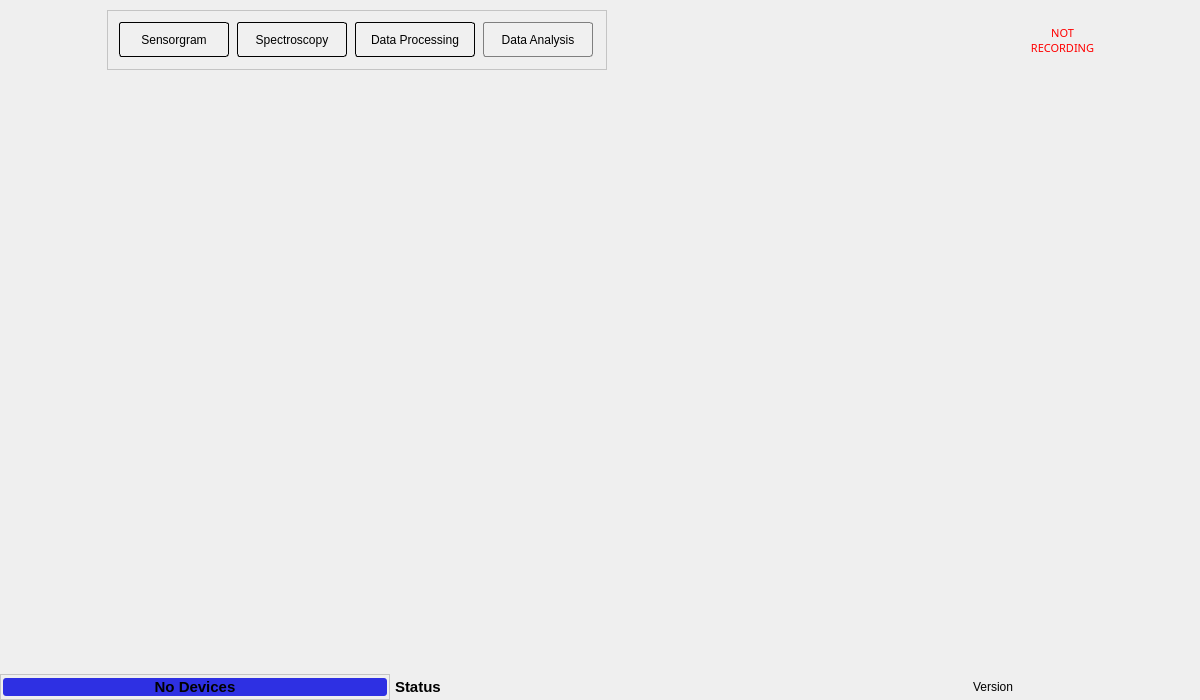
<?xml version="1.0" encoding="UTF-8"?>
<ui version="4.0">
 <class>mainWindow</class>
 <widget class="QWidget" name="mainWindow">
  <property name="geometry">
   <rect>
    <x>0</x>
    <y>0</y>
    <width>1200</width>
    <height>700</height>
   </rect>
  </property>
  <property name="minimumSize">
   <size>
    <width>1200</width>
    <height>700</height>
   </size>
  </property>
  <property name="font">
   <font>
    <family>Segoe UI</family>
   </font>
  </property>
  <property name="windowTitle">
   <string>ezControl Software</string>
  </property>
  <property name="windowIcon">
   <iconset resource="ai.qrc">
    <normaloff>:/img/img/affinite2.ico</normaloff>:/img/img/affinite2.ico</iconset>
  </property>
  <property name="styleSheet">
   <string notr="true"/>
  </property>
  <layout class="QGridLayout" name="gridLayout_2">
   <property name="leftMargin">
    <number>0</number>
   </property>
   <property name="topMargin">
    <number>0</number>
   </property>
   <property name="rightMargin">
    <number>0</number>
   </property>
   <property name="bottomMargin">
    <number>0</number>
   </property>
   <property name="spacing">
    <number>0</number>
   </property>
   <item row="0" column="0">
    <widget class="QFrame" name="main_frame">
     <property name="palette">
      <palette>
       <active>
        <colorrole role="Button">
         <brush brushstyle="SolidPattern">
          <color alpha="255">
           <red>218</red>
           <green>228</green>
           <blue>238</blue>
          </color>
         </brush>
        </colorrole>
        <colorrole role="Base">
         <brush brushstyle="SolidPattern">
          <color alpha="255">
           <red>255</red>
           <green>255</green>
           <blue>255</blue>
          </color>
         </brush>
        </colorrole>
        <colorrole role="Window">
         <brush brushstyle="SolidPattern">
          <color alpha="255">
           <red>254</red>
           <green>254</green>
           <blue>254</blue>
          </color>
         </brush>
        </colorrole>
       </active>
       <inactive>
        <colorrole role="Button">
         <brush brushstyle="SolidPattern">
          <color alpha="255">
           <red>218</red>
           <green>228</green>
           <blue>238</blue>
          </color>
         </brush>
        </colorrole>
        <colorrole role="Base">
         <brush brushstyle="SolidPattern">
          <color alpha="255">
           <red>255</red>
           <green>255</green>
           <blue>255</blue>
          </color>
         </brush>
        </colorrole>
        <colorrole role="Window">
         <brush brushstyle="SolidPattern">
          <color alpha="255">
           <red>254</red>
           <green>254</green>
           <blue>254</blue>
          </color>
         </brush>
        </colorrole>
       </inactive>
       <disabled>
        <colorrole role="Button">
         <brush brushstyle="SolidPattern">
          <color alpha="255">
           <red>218</red>
           <green>228</green>
           <blue>238</blue>
          </color>
         </brush>
        </colorrole>
        <colorrole role="Base">
         <brush brushstyle="SolidPattern">
          <color alpha="255">
           <red>254</red>
           <green>254</green>
           <blue>254</blue>
          </color>
         </brush>
        </colorrole>
        <colorrole role="Window">
         <brush brushstyle="SolidPattern">
          <color alpha="255">
           <red>254</red>
           <green>254</green>
           <blue>254</blue>
          </color>
         </brush>
        </colorrole>
       </disabled>
      </palette>
     </property>
     <property name="styleSheet">
      <string notr="true"/>
     </property>
     <property name="frameShape">
      <enum>QFrame::NoFrame</enum>
     </property>
     <property name="frameShadow">
      <enum>QFrame::Sunken</enum>
     </property>
     <property name="lineWidth">
      <number>0</number>
     </property>
     <layout class="QVBoxLayout" name="verticalLayout">
      <property name="spacing">
       <number>0</number>
      </property>
      <property name="leftMargin">
       <number>0</number>
      </property>
      <property name="topMargin">
       <number>0</number>
      </property>
      <property name="rightMargin">
       <number>0</number>
      </property>
      <property name="bottomMargin">
       <number>0</number>
      </property>
      <item>
       <widget class="QFrame" name="tool_bar">
        <property name="maximumSize">
         <size>
          <width>16777215</width>
          <height>80</height>
         </size>
        </property>
        <property name="font">
         <font>
          <family>Segoe UI</family>
          <pointsize>8</pointsize>
         </font>
        </property>
        <property name="styleSheet">
         <string notr="true"/>
        </property>
        <property name="frameShape">
         <enum>QFrame::NoFrame</enum>
        </property>
        <property name="frameShadow">
         <enum>QFrame::Plain</enum>
        </property>
        <property name="lineWidth">
         <number>0</number>
        </property>
        <layout class="QHBoxLayout" name="horizontalLayout">
         <property name="spacing">
          <number>2</number>
         </property>
         <property name="leftMargin">
          <number>5</number>
         </property>
         <property name="topMargin">
          <number>0</number>
         </property>
         <property name="rightMargin">
          <number>5</number>
         </property>
         <property name="bottomMargin">
          <number>0</number>
         </property>
         <item>
          <widget class="QLabel" name="label">
           <property name="sizePolicy">
            <sizepolicy hsizetype="Preferred" vsizetype="Preferred">
             <horstretch>0</horstretch>
             <verstretch>1</verstretch>
            </sizepolicy>
           </property>
           <property name="minimumSize">
            <size>
             <width>100</width>
             <height>60</height>
            </size>
           </property>
           <property name="maximumSize">
            <size>
             <width>150</width>
             <height>60</height>
            </size>
           </property>
           <property name="frameShape">
            <enum>QFrame::NoFrame</enum>
           </property>
           <property name="frameShadow">
            <enum>QFrame::Raised</enum>
           </property>
           <property name="text">
            <string/>
           </property>
           <property name="pixmap">
            <pixmap resource="ai.qrc">:/img/img/affinite-no-background.png</pixmap>
           </property>
           <property name="scaledContents">
            <bool>true</bool>
           </property>
           <property name="alignment">
            <set>Qt::AlignLeading|Qt::AlignLeft|Qt::AlignTop</set>
           </property>
           <property name="margin">
            <number>0</number>
           </property>
          </widget>
         </item>
         <item>
          <widget class="QFrame" name="frame_2">
           <property name="minimumSize">
            <size>
             <width>500</width>
             <height>40</height>
            </size>
           </property>
           <property name="maximumSize">
            <size>
             <width>600</width>
             <height>60</height>
            </size>
           </property>
           <property name="frameShape">
            <enum>QFrame::StyledPanel</enum>
           </property>
           <property name="frameShadow">
            <enum>QFrame::Raised</enum>
           </property>
           <layout class="QHBoxLayout" name="horizontalLayout_4">
            <item>
             <widget class="QPushButton" name="sensorgram_btn">
              <property name="sizePolicy">
               <sizepolicy hsizetype="Preferred" vsizetype="Fixed">
                <horstretch>0</horstretch>
                <verstretch>0</verstretch>
               </sizepolicy>
              </property>
              <property name="minimumSize">
               <size>
                <width>90</width>
                <height>35</height>
               </size>
              </property>
              <property name="maximumSize">
               <size>
                <width>110</width>
                <height>16777215</height>
               </size>
              </property>
              <property name="font">
               <font>
                <family>Segoe UI</family>
                <pointsize>9</pointsize>
               </font>
              </property>
              <property name="layoutDirection">
               <enum>Qt::LeftToRight</enum>
              </property>
              <property name="autoFillBackground">
               <bool>false</bool>
              </property>
              <property name="styleSheet">
               <string notr="true">QPushButton {

	background-color: rgb(240, 240, 240);
	border: 1px solid;
	border-radius: 3px;

}

QPushButton::hover{
	background: rgb(253, 253, 253);
	border: 1px raised;
	border-radius: 5px;
}</string>
              </property>
              <property name="text">
               <string>Sensorgram</string>
              </property>
              <property name="autoRepeat">
               <bool>false</bool>
              </property>
              <property name="autoExclusive">
               <bool>false</bool>
              </property>
              <property name="autoDefault">
               <bool>false</bool>
              </property>
              <property name="default">
               <bool>false</bool>
              </property>
              <property name="flat">
               <bool>false</bool>
              </property>
             </widget>
            </item>
            <item>
             <widget class="QPushButton" name="spectroscopy_btn">
              <property name="sizePolicy">
               <sizepolicy hsizetype="Preferred" vsizetype="Fixed">
                <horstretch>0</horstretch>
                <verstretch>0</verstretch>
               </sizepolicy>
              </property>
              <property name="minimumSize">
               <size>
                <width>102</width>
                <height>35</height>
               </size>
              </property>
              <property name="maximumSize">
               <size>
                <width>110</width>
                <height>16777215</height>
               </size>
              </property>
              <property name="font">
               <font>
                <family>Segoe UI</family>
                <pointsize>9</pointsize>
               </font>
              </property>
              <property name="layoutDirection">
               <enum>Qt::LeftToRight</enum>
              </property>
              <property name="autoFillBackground">
               <bool>false</bool>
              </property>
              <property name="styleSheet">
               <string notr="true">QPushButton {

	background-color: rgb(240, 240, 240);
	border: 1px solid;
	border-radius: 3px;

}

QPushButton::hover{
	background: rgb(253, 253, 253);
	border: 1px raised;
	border-radius: 5px;
}</string>
              </property>
              <property name="text">
               <string>Spectroscopy</string>
              </property>
              <property name="autoRepeat">
               <bool>false</bool>
              </property>
              <property name="autoExclusive">
               <bool>false</bool>
              </property>
              <property name="autoDefault">
               <bool>false</bool>
              </property>
              <property name="default">
               <bool>false</bool>
              </property>
              <property name="flat">
               <bool>false</bool>
              </property>
             </widget>
            </item>
            <item>
             <widget class="QPushButton" name="data_processing_btn">
              <property name="sizePolicy">
               <sizepolicy hsizetype="Preferred" vsizetype="Fixed">
                <horstretch>0</horstretch>
                <verstretch>0</verstretch>
               </sizepolicy>
              </property>
              <property name="minimumSize">
               <size>
                <width>112</width>
                <height>35</height>
               </size>
              </property>
              <property name="maximumSize">
               <size>
                <width>120</width>
                <height>16777215</height>
               </size>
              </property>
              <property name="font">
               <font>
                <family>Segoe UI</family>
                <pointsize>9</pointsize>
               </font>
              </property>
              <property name="layoutDirection">
               <enum>Qt::LeftToRight</enum>
              </property>
              <property name="autoFillBackground">
               <bool>false</bool>
              </property>
              <property name="styleSheet">
               <string notr="true">QPushButton {

	background-color: rgb(240, 240, 240);
	border: 1px solid;
	border-radius: 3px;

}

QPushButton::hover{
	background: rgb(253, 253, 253);
	border: 1px raised;
	border-radius: 5px;
}</string>
              </property>
              <property name="text">
               <string>Data Processing</string>
              </property>
              <property name="autoRepeat">
               <bool>false</bool>
              </property>
              <property name="autoExclusive">
               <bool>false</bool>
              </property>
              <property name="autoDefault">
               <bool>false</bool>
              </property>
              <property name="default">
               <bool>false</bool>
              </property>
              <property name="flat">
               <bool>false</bool>
              </property>
             </widget>
            </item>
            <item>
             <widget class="QPushButton" name="data_analysis_btn">
              <property name="enabled">
               <bool>true</bool>
              </property>
              <property name="sizePolicy">
               <sizepolicy hsizetype="Preferred" vsizetype="Fixed">
                <horstretch>0</horstretch>
                <verstretch>0</verstretch>
               </sizepolicy>
              </property>
              <property name="minimumSize">
               <size>
                <width>100</width>
                <height>35</height>
               </size>
              </property>
              <property name="maximumSize">
               <size>
                <width>110</width>
                <height>16777215</height>
               </size>
              </property>
              <property name="font">
               <font>
                <family>Segoe UI</family>
                <pointsize>9</pointsize>
               </font>
              </property>
              <property name="layoutDirection">
               <enum>Qt::LeftToRight</enum>
              </property>
              <property name="autoFillBackground">
               <bool>false</bool>
              </property>
              <property name="styleSheet">
               <string notr="true">QPushButton {

	background-color: rgb(240, 240, 240);
	border: 1px solid rgb(127, 127, 127);
	border-radius: 3px;

}

QPushButton::hover{
	background: rgb(253, 253, 253);
	border: 1px raised;
	border-radius: 5px;
}</string>
              </property>
              <property name="text">
               <string>Data Analysis</string>
              </property>
              <property name="autoRepeat">
               <bool>false</bool>
              </property>
              <property name="autoExclusive">
               <bool>false</bool>
              </property>
              <property name="autoDefault">
               <bool>false</bool>
              </property>
              <property name="default">
               <bool>false</bool>
              </property>
              <property name="flat">
               <bool>false</bool>
              </property>
             </widget>
            </item>
           </layout>
          </widget>
         </item>
         <item>
          <spacer name="horizontalSpacer_3">
           <property name="orientation">
            <enum>Qt::Horizontal</enum>
           </property>
           <property name="sizeHint" stdset="0">
            <size>
             <width>10</width>
             <height>20</height>
            </size>
           </property>
          </spacer>
         </item>
         <item alignment="Qt::AlignHCenter|Qt::AlignVCenter">
          <widget class="QPushButton" name="adv_btn">
           <property name="enabled">
            <bool>false</bool>
           </property>
           <property name="sizePolicy">
            <sizepolicy hsizetype="Preferred" vsizetype="Preferred">
             <horstretch>0</horstretch>
             <verstretch>0</verstretch>
            </sizepolicy>
           </property>
           <property name="minimumSize">
            <size>
             <width>35</width>
             <height>35</height>
            </size>
           </property>
           <property name="maximumSize">
            <size>
             <width>35</width>
             <height>35</height>
            </size>
           </property>
           <property name="font">
            <font>
             <family>Segoe UI</family>
             <pointsize>5</pointsize>
            </font>
           </property>
           <property name="mouseTracking">
            <bool>true</bool>
           </property>
           <property name="toolTip">
            <string>Advanced Settings</string>
           </property>
           <property name="layoutDirection">
            <enum>Qt::LeftToRight</enum>
           </property>
           <property name="autoFillBackground">
            <bool>false</bool>
           </property>
           <property name="styleSheet">
            <string notr="true">QPushButton{
	border: none;
	background: none;
}

QPushButton::hover{
	background: white;
	border: 1px raised;
	border-radius: 8px;
}</string>
           </property>
           <property name="text">
            <string/>
           </property>
           <property name="icon">
            <iconset resource="ai.qrc">
             <normaloff>:/img/img/settings.png</normaloff>:/img/img/settings.png</iconset>
           </property>
           <property name="iconSize">
            <size>
             <width>28</width>
             <height>28</height>
            </size>
           </property>
           <property name="autoRepeat">
            <bool>false</bool>
           </property>
           <property name="autoExclusive">
            <bool>false</bool>
           </property>
           <property name="autoDefault">
            <bool>false</bool>
           </property>
           <property name="default">
            <bool>false</bool>
           </property>
           <property name="flat">
            <bool>false</bool>
           </property>
          </widget>
         </item>
         <item alignment="Qt::AlignHCenter|Qt::AlignVCenter">
          <widget class="QPushButton" name="rec_btn">
           <property name="sizePolicy">
            <sizepolicy hsizetype="Preferred" vsizetype="Preferred">
             <horstretch>0</horstretch>
             <verstretch>0</verstretch>
            </sizepolicy>
           </property>
           <property name="minimumSize">
            <size>
             <width>37</width>
             <height>35</height>
            </size>
           </property>
           <property name="maximumSize">
            <size>
             <width>37</width>
             <height>35</height>
            </size>
           </property>
           <property name="font">
            <font>
             <family>Segoe UI</family>
             <pointsize>5</pointsize>
            </font>
           </property>
           <property name="mouseTracking">
            <bool>true</bool>
           </property>
           <property name="toolTip">
            <string>Start/Stop
Recording</string>
           </property>
           <property name="layoutDirection">
            <enum>Qt::LeftToRight</enum>
           </property>
           <property name="autoFillBackground">
            <bool>false</bool>
           </property>
           <property name="styleSheet">
            <string notr="true">QPushButton{
	border: none;
	background: none;
	margin: 0px;
}

QPushButton::hover{
	background: white;
	border: 1px raised;
	border-radius: 8px;
}</string>
           </property>
           <property name="text">
            <string/>
           </property>
           <property name="icon">
            <iconset resource="ai.qrc">
             <normaloff>:/img/img/record.png</normaloff>:/img/img/record.png</iconset>
           </property>
           <property name="iconSize">
            <size>
             <width>23</width>
             <height>23</height>
            </size>
           </property>
           <property name="autoRepeat">
            <bool>false</bool>
           </property>
           <property name="autoExclusive">
            <bool>false</bool>
           </property>
           <property name="autoDefault">
            <bool>false</bool>
           </property>
           <property name="default">
            <bool>false</bool>
           </property>
           <property name="flat">
            <bool>false</bool>
           </property>
          </widget>
         </item>
         <item>
          <widget class="QLabel" name="recording_status">
           <property name="sizePolicy">
            <sizepolicy hsizetype="MinimumExpanding" vsizetype="Fixed">
             <horstretch>0</horstretch>
             <verstretch>0</verstretch>
            </sizepolicy>
           </property>
           <property name="minimumSize">
            <size>
             <width>85</width>
             <height>40</height>
            </size>
           </property>
           <property name="maximumSize">
            <size>
             <width>85</width>
             <height>16777215</height>
            </size>
           </property>
           <property name="font">
            <font>
             <family>Segoe UI Black</family>
             <pointsize>8</pointsize>
             <italic>false</italic>
            </font>
           </property>
           <property name="autoFillBackground">
            <bool>false</bool>
           </property>
           <property name="styleSheet">
            <string notr="true">background:none;
color: red;
font: 87 8pt &quot;Segoe UI Black&quot;;



</string>
           </property>
           <property name="text">
            <string>NOT
RECORDING</string>
           </property>
           <property name="alignment">
            <set>Qt::AlignCenter</set>
           </property>
          </widget>
         </item>
         <item>
          <spacer name="horizontalSpacer_2">
           <property name="orientation">
            <enum>Qt::Horizontal</enum>
           </property>
           <property name="sizeType">
            <enum>QSizePolicy::Preferred</enum>
           </property>
           <property name="sizeHint" stdset="0">
            <size>
             <width>90</width>
             <height>20</height>
            </size>
           </property>
          </spacer>
         </item>
        </layout>
       </widget>
      </item>
      <item>
       <widget class="QFrame" name="main_display">
        <property name="font">
         <font>
          <family>Segoe UI</family>
          <pointsize>9</pointsize>
         </font>
        </property>
        <property name="styleSheet">
         <string notr="true"/>
        </property>
        <property name="frameShape">
         <enum>QFrame::NoFrame</enum>
        </property>
        <property name="frameShadow">
         <enum>QFrame::Raised</enum>
        </property>
        <property name="lineWidth">
         <number>0</number>
        </property>
       </widget>
      </item>
      <item>
       <widget class="QWidget" name="statusBar" native="true">
        <property name="sizePolicy">
         <sizepolicy hsizetype="Preferred" vsizetype="Fixed">
          <horstretch>0</horstretch>
          <verstretch>0</verstretch>
         </sizepolicy>
        </property>
        <property name="font">
         <font>
          <family>Segoe UI</family>
          <pointsize>10</pointsize>
          <bold>false</bold>
         </font>
        </property>
        <property name="styleSheet">
         <string notr="true"/>
        </property>
        <layout class="QHBoxLayout" name="layout_statusbar">
         <property name="spacing">
          <number>5</number>
         </property>
         <property name="leftMargin">
          <number>0</number>
         </property>
         <property name="topMargin">
          <number>0</number>
         </property>
         <property name="rightMargin">
          <number>5</number>
         </property>
         <property name="bottomMargin">
          <number>0</number>
         </property>
         <item>
          <widget class="QFrame" name="frame">
           <property name="frameShape">
            <enum>QFrame::StyledPanel</enum>
           </property>
           <property name="frameShadow">
            <enum>QFrame::Raised</enum>
           </property>
           <layout class="QHBoxLayout" name="horizontalLayout_2">
            <property name="spacing">
             <number>0</number>
            </property>
            <property name="leftMargin">
             <number>2</number>
            </property>
            <property name="topMargin">
             <number>3</number>
            </property>
            <property name="rightMargin">
             <number>2</number>
            </property>
            <property name="bottomMargin">
             <number>3</number>
            </property>
            <item>
             <widget class="QLabel" name="device">
              <property name="font">
               <font>
                <family>Segoe UI</family>
                <pointsize>11</pointsize>
                <bold>true</bold>
               </font>
              </property>
              <property name="styleSheet">
               <string notr="true">QLabel#device{

	background-color: rgb(46, 48, 227);
	color: 'white';
	border-radius: 3px;

}</string>
              </property>
              <property name="text">
               <string>No Devices</string>
              </property>
              <property name="alignment">
               <set>Qt::AlignCenter</set>
              </property>
              <property name="margin">
               <number>1</number>
              </property>
              <property name="indent">
               <number>0</number>
              </property>
             </widget>
            </item>
           </layout>
          </widget>
         </item>
         <item>
          <widget class="QLabel" name="status">
           <property name="font">
            <font>
             <family>Segoe UI</family>
             <pointsize>11</pointsize>
             <bold>true</bold>
            </font>
           </property>
           <property name="text">
            <string>Status</string>
           </property>
           <property name="margin">
            <number>0</number>
           </property>
           <property name="indent">
            <number>0</number>
           </property>
          </widget>
         </item>
         <item>
          <spacer name="horizontalSpacer">
           <property name="orientation">
            <enum>Qt::Horizontal</enum>
           </property>
          </spacer>
         </item>
         <item alignment="Qt::AlignHCenter">
          <widget class="QLabel" name="version">
           <property name="font">
            <font>
             <family>Segoe UI</family>
             <pointsize>9</pointsize>
             <bold>false</bold>
            </font>
           </property>
           <property name="text">
            <string>Version</string>
           </property>
           <property name="alignment">
            <set>Qt::AlignCenter</set>
           </property>
          </widget>
         </item>
         <item>
          <spacer name="horizontalSpacer_4">
           <property name="orientation">
            <enum>Qt::Horizontal</enum>
           </property>
          </spacer>
         </item>
        </layout>
       </widget>
      </item>
     </layout>
    </widget>
   </item>
  </layout>
 </widget>
 <resources>
  <include location="ai.qrc"/>
 </resources>
 <connections/>
</ui>
